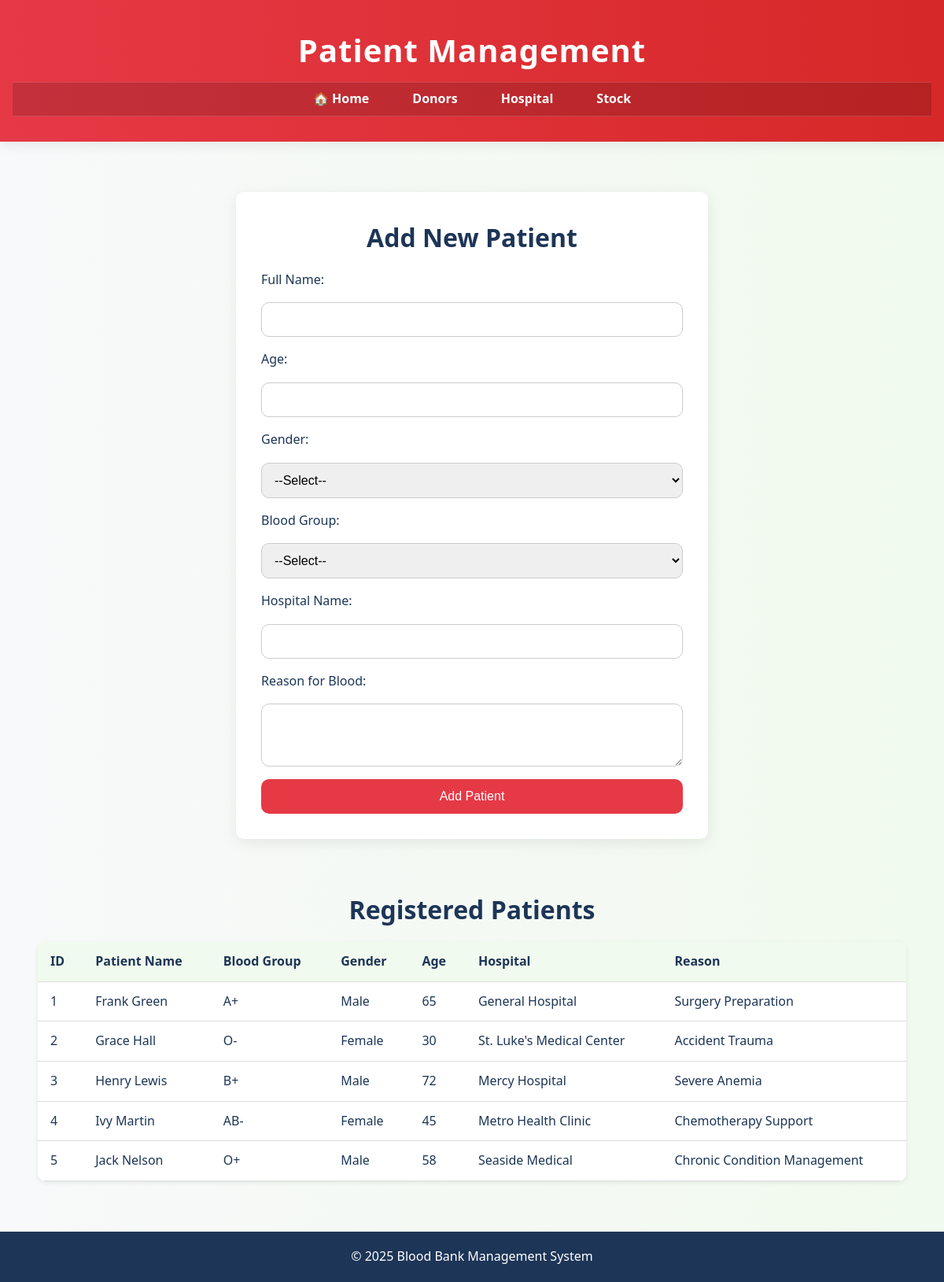
The app's page /patient.php with its own data.
### tables this page shows
CREATE TABLE Patient (
    Patient_ID INT AUTO_INCREMENT PRIMARY KEY,
    Name VARCHAR(50),
    Gender VARCHAR(10),
    Contact VARCHAR(15),
    Blood_Group VARCHAR(5),
    Address TEXT,
    Date_of_Intake DATE,
    Hospital_ID INT,
    Age INT,
    Hospital VARCHAR(100),
    Reason TEXT,
    FOREIGN KEY (Hospital_ID) REFERENCES Hospital(ID) ON DELETE CASCADE ON UPDATE CASCADE
);

### patient.php (the view, shortened to what this page needs)
<?php
require_once 'php/connect.php';
$sql = "SELECT * FROM Patient";
$result = $conn->query($sql);
if ($result->num_rows > 0) {
    echo '<!DOCTYPE html>
<html lang="en">
<head>
  <meta charset="UTF-8">
  <title>Patient Management - Blood Bank</title>
  <link rel="stylesheet" href="styles.css">
</head>
<body>
<header>
  <h1>Patient Management</h1>
  <nav>
    <ul>
      <li><a href="index.html">🏠 Home</a></li>
      <li><a href="donor.html">Donors</a></li>
      <li><a href="hospital.php">Hospital</a></li>
      <li><a href="stock-view.php">Stock</a></li>
    </ul>
  </nav>
</header>
<main>
  <section class="form-section">
    <h2>Add New Patient</h2>
    <form action="php/add-patient.php" method="POST" class="form-grid">
      <label for="pname">Full Name:</label>
      <input type="text" id="pname" name="pname" required>
      <label for="page">Age:</label>
      <input type="number" id="page" name="page" min="1" required>
      <label for="pgender">Gender:</label>
      <select id="pgender" name="pgender" required>
        <option value="">--Select--</option>
        <option value="Male">Male</option>
        <option value="Female">Female</option>
        <option value="Other">Other</option>
      </select>
      <label for="pblood_group">Blood Group:</label>
      <select id="pblood_group" name="pblood_group" required>
        <option value="">--Select--</option>
        <option value="A+">A+</option>
        <option value="A-">A-</option>
        <option value="B+">B+</option>
        <option value="B-">B-</option>
        <option value="O+">O+</option>
        <option value="O-">O-</option>
        <option value="AB+">AB+</option>
        <option value="AB-">AB-</option>
      </select>
      <label for="hospital">Hospital Name:</label>
      <input type="text" id="hospital" name="hospital" required>
      <label for="reason">Reason for Blood:</label>
      <textarea id="reason" name="reason" rows="3" required></textarea>
      <button type="submit">Add Patient</button>
    </form>
  </section>
  <section class="table-section">
    <h2>Registered Patients</h2>
    <table>
      <thead>
      <tr>
        <th>ID</th>
        <th>Patient Name</th>
        <th>Blood Group</th>
        <th>Gender</th>
        <th>Age</th>
        <th>Hospital</th>
        <th>Reason</th>
      </tr>
      </thead>
      <tbody>';
    while ($row = $result->fetch_assoc()) {
        echo "<tr>
        <td>{$row['Patient_ID']}</td>
        <td>{$row['Name']}</td>
        <td>{$row['Blood_Group']}</td>
        <td>{$row['Gender']}</td>
        <td>{$row['Age']}</td>
        <td>{$row['Hospital']}</td>
        <td>{$row['Reason']}</td>
      </tr>";
    }
    echo '</tbody>
    </table>
  </section>
</main>
<footer>
  <p>&copy; 2025 Blood Bank Management System</p>
</footer>
<script src="script.js"></script>
</body>
</html>';
} else {
    echo "<p>No patients found.</p>";
}
?>

### styles.css (style rules this page uses)
:root { --primary: #e63946; --primary-dark: #d62828; --primary-hover: #d62839; --secondary: #f1faee; --accent: #a8dadc; --text: #1d3557; --light: #f8f9fa; --shadow: rgba(0, 0, 0, 0.08); --font: 'Segoe UI', sans-serif; --radius: 10px; }
* { margin: 0; padding: 0; box-sizing: border-box; }
body { font-family: var(--font); background: linear-gradient(to right, var(--light), var(--secondary)); color: var(--text); line-height: 1.6; min-height: 100vh; display: flex; flex-direction: column; }
a { text-decoration: none; color: inherit; }
ul { list-style: none; }
header { background: linear-gradient(to right, var(--primary), var(--primary-dark)); color: white; padding: 2rem 1rem; text-align: center; box-shadow: 0 4px 15px var(--shadow); }
header h1 { font-size: 2.5rem; margin-bottom: 0.5rem; letter-spacing: 1px; }
nav { background-color: rgba(0, 0, 0, 0.15); padding: 0.5rem 0; border-top: 1px solid rgba(255, 255, 255, 0.15); border-bottom: 1px solid rgba(255, 255, 255, 0.15); }
nav ul { display: flex; justify-content: center; align-items: center; gap: 15px; }
nav ul li a { font-weight: bold; padding: 10px 20px; border-radius: var(--radius); color: white; transition: all 0.3s ease; }
main, section { padding: 2rem 1.5rem; flex: 1; }
h2 { font-size: 2rem; text-align: center; margin-bottom: 1rem; }
.table-section table { width: 100%; border-collapse: collapse; margin-top: 1rem; background-color: #fff; border-radius: var(--radius); box-shadow: 0 2px 6px var(--shadow); overflow: hidden; }
.table-section th, .table-section td { padding: 12px 16px; text-align: left; border-bottom: 1px solid #ddd; }
.table-section th { background-color: var(--secondary); color: var(--text); }
.form-section { background-color: white; padding: 2rem; border-radius: var(--radius); box-shadow: 0 5px 20px var(--shadow); max-width: 600px; margin: 2rem auto; }
.form-grid { display: grid; gap: 1rem; }
input, select, textarea { width: 100%; padding: 0.75rem; border-radius: var(--radius); border: 1px solid #ccc; font-size: 1rem; }
button[type="submit"], .button { background-color: var(--primary); color: white; border: none; padding: 0.8rem 1rem; font-size: 1rem; border-radius: var(--radius); cursor: pointer; transition: background 0.3s; }
footer { background-color: var(--text); color: white; text-align: center; padding: 1.2rem; margin-top: auto; }

### records on screen
patient: Patient_ID "1", Name "Frank Green", Blood_Group "A+", Gender "Male", Age "65", Hospital "General Hospital", Reason "Surgery Preparation"
patient: Patient_ID "2", Name "Grace Hall", Blood_Group "O-", Gender "Female", Age "30", Hospital "St. Luke's Medical Center", Reason "Accident Trauma"
patient: Patient_ID "3", Name "Henry Lewis", Blood_Group "B+", Gender "Male", Age "72", Hospital "Mercy Hospital", Reason "Severe Anemia"
patient: Patient_ID "4", Name "Ivy Martin", Blood_Group "AB-", Gender "Female", Age "45", Hospital "Metro Health Clinic", Reason "Chemotherapy Support"
patient: Patient_ID "5", Name "Jack Nelson", Blood_Group "O+", Gender "Male", Age "58", Hospital "Seaside Medical", Reason "Chronic Condition Management"
